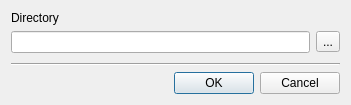
<?xml version="1.0" encoding="UTF-8"?>
<ui version="4.0">
 <class>PropertiesCfgFileNameDialog</class>
 <widget class="QDialog" name="PropertiesCfgFileNameDialog">
  <property name="geometry">
   <rect>
    <x>0</x>
    <y>0</y>
    <width>351</width>
    <height>105</height>
   </rect>
  </property>
  <property name="windowTitle">
   <string>Enter file name...</string>
  </property>
  <layout class="QVBoxLayout" name="verticalLayout">
   <item>
    <layout class="QHBoxLayout" name="horizontalLayout_2">
     <item>
      <widget class="QLabel" name="label">
       <property name="sizePolicy">
        <sizepolicy hsizetype="Fixed" vsizetype="Preferred">
         <horstretch>0</horstretch>
         <verstretch>0</verstretch>
        </sizepolicy>
       </property>
       <property name="text">
        <string>Directory</string>
       </property>
      </widget>
     </item>
     <item>
      <widget class="QLabel" name="m_directory">
       <property name="text">
        <string/>
       </property>
      </widget>
     </item>
    </layout>
   </item>
   <item>
    <layout class="QHBoxLayout" name="horizontalLayout">
     <item>
      <widget class="QLineEdit" name="m_fileName"/>
     </item>
     <item>
      <widget class="QToolButton" name="m_selectButton">
       <property name="whatsThis">
        <string>Select File</string>
       </property>
       <property name="text">
        <string>...</string>
       </property>
      </widget>
     </item>
    </layout>
   </item>
   <item>
    <spacer name="verticalSpacer">
     <property name="orientation">
      <enum>Qt::Vertical</enum>
     </property>
     <property name="sizeHint" stdset="0">
      <size>
       <width>20</width>
       <height>3</height>
      </size>
     </property>
    </spacer>
   </item>
   <item>
    <widget class="Line" name="line">
     <property name="orientation">
      <enum>Qt::Horizontal</enum>
     </property>
    </widget>
   </item>
   <item>
    <widget class="QDialogButtonBox" name="m_buttons">
     <property name="orientation">
      <enum>Qt::Horizontal</enum>
     </property>
     <property name="standardButtons">
      <set>QDialogButtonBox::Cancel|QDialogButtonBox::Ok</set>
     </property>
    </widget>
   </item>
  </layout>
 </widget>
 <resources/>
 <connections/>
</ui>
